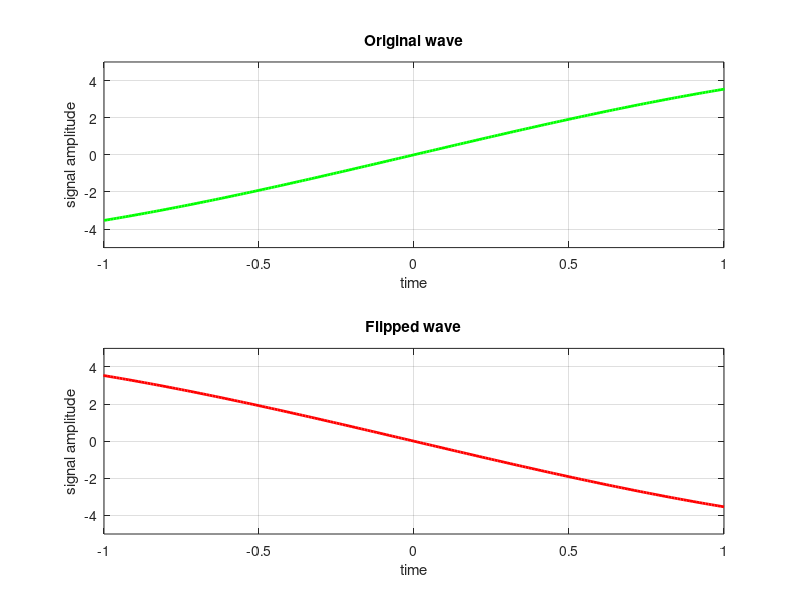

MATLAB code for this plot:
clc; clear; close all;

% Signal 
n=-1:1/100:5;
x1 = 5 * exp(i*n*(pi/4));

% Plotting the Signal
subplot(2, 1, 1);
plot(n, imag(x1), 'g', 'linewidth', 2);
axis([-1 1 -5 5]);
xlabel('time'); 
ylabel('signal amplitude');
title('Original wave');
grid;
subplot(2, 1, 2);
plot(-n, imag(x1), 'r', 'linewidth', 2);
axis([-1 1 -5 5]);
xlabel('time');
ylabel('signal amplitude');
title('Flipped wave'); 
grid;

% clear
% n=-1:1/1000:1; 
% x1=5*sin(2*pi*1*n);
% subplot(2,1,1);
% plot(n,x1, 'g', 'linewidth',2); 
% axis([-1 1 -5 5]); 
% xlabel('time'); ylabel('signal amplitude');

% title('Original sine wave'); 
% grid;
% subplot(2,1,2);
% plot(-n,x1, 'r', 'linewidth',2); 
% axis([-1 1 -5 5]); 
% xlabel('time'); ylabel('signal amplitude'); title('Flipped sine wave'); grid;
